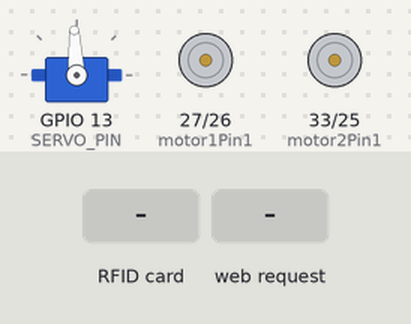
Bench run of a sketch on a simulated ESP32. Shown: servo, motor-driver pin pairs drawn as motors (green arrow = first pin HIGH = forward, orange = second pin HIGH = backward, longer = more drive, scaled by the enable pin). Inputs (shaded band) come from the test bench. WiFi joins after 1.5 s; servers stay silent unless stated; servo pulses on a pin are drawn as a servo (544–2400 µs = 0–180°); what the sketch prints to the serial monitor is not drawn.

Above: at 2.7 s.
2.8 s: RFID card 82 B3 6E 05 held to the reader
At 3.6 s:
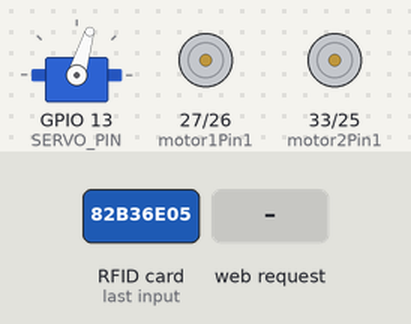
5.3 s: HTTP request GET /forward received
6.8 s: HTTP request GET /left received
8.3 s: HTTP request GET /right received
9.8 s: RFID card 82 B3 6E 05 held to the reader
At 10.1 s:
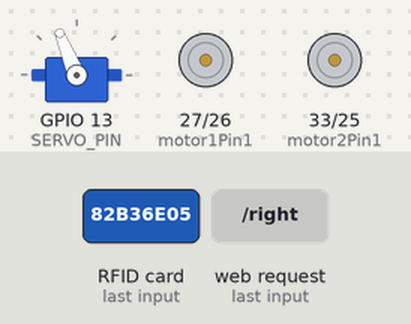
12.3 s: HTTP request GET /reverse received
Timing chart, 0 to 14.8 s (numbered marks = the images above; inputs shaded):
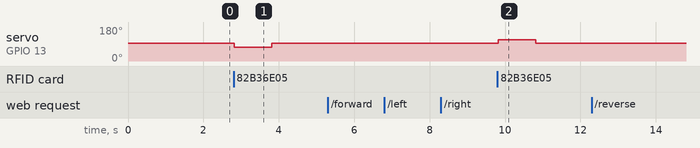

Measured:
- after the input at 2.8 s, servo on GPIO 13 (SERVO_PIN): 93° → 73° at once, → 93° 1.0 s later
- after the input at 9.8 s, servo on GPIO 13 (SERVO_PIN): 93° → 112° at once, → 93° 1.0 s later

The sketch:

food_delivery_robot.ino
```cpp
#include <SPI.h>
#include <MFRC522.h>
#include <WiFi.h>
#include <WebServer.h>

// ---------------------- RFID & Servo ----------------------
#define SS_PIN   5
#define RST_PIN 22
#define SERVO_PIN 13

MFRC522 mfrc522(SS_PIN, RST_PIN);

const int PWM_FREQ = 50;
const int PWM_RES  = 16;

// For continuous rotation
const int STOP_US = 1500;
const int FORWARD_US = 1300;  // spin one way
const int BACKWARD_US = 1700; // spin the other way

bool spinningForward = false;

// ---------------------- WiFi & Motor ----------------------
const char* ssid     = "DCL";
const char* password = "asad1234";

WebServer server(80);

// Motor 1
int motor1Pin1 = 27;
int motor1Pin2 = 26;
int enable1Pin = 14;

// Motor 2
int motor2Pin1 = 33;
int motor2Pin2 = 25;
int enable2Pin = 32;

// PWM for motors
const int motorFreq = 30000;
const int motorRes = 8;
int dutyCycle = 0;
String valueString = String(0);

// ---------------------- Functions ----------------------

// Servo movement
void moveServo(int pulseWidth) {
  int period = 1000000 / PWM_FREQ;
  uint32_t duty = (pulseWidth * ((1 << PWM_RES) - 1)) / period;
  ledcWrite(SERVO_PIN, duty);
}

// Web handlers
void handleRoot() {
  const char html[] PROGMEM = R"rawliteral(
  <!DOCTYPE HTML><html>
  <head>
    <meta name="viewport" content="width=device-width, initial-scale=1">
    <link rel="icon" href="data:,">
    <style>
      html { font-family: Helvetica; display: inline-block; margin: 0px auto; text-align: center; }
      .button { -webkit-user-select: none; -moz-user-select: none; -ms-user-select: none; user-select: none; background-color: #4CAF50; border: none; color: white; padding: 12px 28px; text-decoration: none; font-size: 26px; margin: 1px; cursor: pointer; }
      .button2 {background-color: #555555;}
    </style>
    <script>
      function moveForward() { fetch('/forward'); }
      function moveLeft() { fetch('/left'); }
      function stopRobot() { fetch('/stop'); }
      function moveRight() { fetch('/right'); }
      function moveReverse() { fetch('/reverse'); }
      function updateMotorSpeed(pos) {
        document.getElementById('motorSpeed').innerHTML = pos;
        fetch(`/speed?value=${pos}`);
      }
    </script>
  </head>
  <body>
    <h1>ESP32 Motor Control</h1>
    <p><button class="button" onclick="moveForward()">FORWARD</button></p>
    <div style="clear: both;">
      <p>
        <button class="button" onclick="moveLeft()">LEFT</button>
        <button class="button button2" onclick="stopRobot()">STOP</button>
        <button class="button" onclick="moveRight()">RIGHT</button>
      </p>
    </div>
    <p><button class="button" onclick="moveReverse()">REVERSE</button></p>
    <p>Motor Speed: <span id="motorSpeed">0</span></p>
    <input type="range" min="0" max="100" step="25" id="motorSlider" oninput="updateMotorSpeed(this.value)" value="0"/>
  </body>
  </html>)rawliteral";
  server.send(200, "text/html", html);
}

void handleForward() {
  digitalWrite(motor1Pin1, LOW);
  digitalWrite(motor1Pin2, HIGH);
  digitalWrite(motor2Pin1, LOW);
  digitalWrite(motor2Pin2, HIGH);
  server.send(200);
}

void handleLeft() {
  digitalWrite(motor1Pin1, LOW);
  digitalWrite(motor1Pin2, LOW);
  digitalWrite(motor2Pin1, LOW);
  digitalWrite(motor2Pin2, HIGH);
  server.send(200);
}

void handleStop() {
  digitalWrite(motor1Pin1, LOW);
  digitalWrite(motor1Pin2, LOW);
  digitalWrite(motor2Pin1, LOW);
  digitalWrite(motor2Pin2, LOW);
  server.send(200);
}

void handleRight() {
  digitalWrite(motor1Pin1, LOW);
  digitalWrite(motor1Pin2, HIGH);
  digitalWrite(motor2Pin1, LOW);
  digitalWrite(motor2Pin2, LOW);
  server.send(200);
}

void handleReverse() {
  digitalWrite(motor1Pin1, HIGH);
  digitalWrite(motor1Pin2, LOW);
  digitalWrite(motor2Pin1, HIGH);
  digitalWrite(motor2Pin2, LOW);
  server.send(200);
}

void handleSpeed() {
  if (server.hasArg("value")) {
    valueString = server.arg("value");
    int value = valueString.toInt();
    if (value == 0) {
      ledcWrite(enable1Pin, 0);
      ledcWrite(enable2Pin, 0);
      digitalWrite(motor1Pin1, LOW);
      digitalWrite(motor1Pin2, LOW);
      digitalWrite(motor2Pin1, LOW);
      digitalWrite(motor2Pin2, LOW);
    } else {
      dutyCycle = map(value, 25, 100, 200, 255);
      ledcWrite(enable1Pin, dutyCycle);
      ledcWrite(enable2Pin, dutyCycle);
    }
  }
  server.send(200);
}

// ---------------------- Setup ----------------------
void setup() {
  Serial.begin(115200);

  // ---------------------- RFID & Servo ----------------------
  SPI.begin(18, 19, 23, SS_PIN);
  mfrc522.PCD_Init();
  Serial.println("Continuous servo mode: scan card to toggle spin");
  ledcAttach(SERVO_PIN, PWM_FREQ, PWM_RES);
  moveServo(STOP_US);

  // ---------------------- Motors ----------------------
  pinMode(motor1Pin1, OUTPUT);
  pinMode(motor1Pin2, OUTPUT);
  pinMode(motor2Pin1, OUTPUT);
  pinMode(motor2Pin2, OUTPUT);
  ledcAttach(enable1Pin, motorFreq, motorRes);
  ledcAttach(enable2Pin, motorFreq, motorRes);
  ledcWrite(enable1Pin, 0);
  ledcWrite(enable2Pin, 0);

  // ---------------------- WiFi ----------------------
  WiFi.begin(ssid, password);
  while (WiFi.status() != WL_CONNECTED) {
    delay(500);
    Serial.print(".");
  }
  Serial.println("");
  Serial.println("WiFi connected. IP: " + WiFi.localIP().toString());

  // ---------------------- Web server ----------------------
  server.on("/", handleRoot);
  server.on("/forward", handleForward);
  server.on("/left", handleLeft);
  server.on("/stop", handleStop);
  server.on("/right", handleRight);
  server.on("/reverse", handleReverse);
  server.on("/speed", handleSpeed);
  server.begin();
}

// ---------------------- Loop ----------------------
void loop() {
  // ---------------------- RFID & Servo ----------------------
  if (mfrc522.PICC_IsNewCardPresent() && mfrc522.PICC_ReadCardSerial()) {
    String uid = "";
    for (byte i = 0; i < mfrc522.uid.size; i++) {
      if (mfrc522.uid.uidByte[i] < 0x10) uid += "0";
      uid += String(mfrc522.uid.uidByte[i], HEX);
      if (i < mfrc522.uid.size - 1) uid += ":";
    }
    uid.toUpperCase();
    Serial.print("Card UID: ");
    Serial.println(uid);

    if (uid == "82:B3:6E:05") {
      spinningForward = !spinningForward;
      if (spinningForward) {
        Serial.println("Spinning forward...");
        moveServo(FORWARD_US);
        delay(1000);
        moveServo(STOP_US);
      } else {
        Serial.println("Returning to start...");
        moveServo(BACKWARD_US);
        delay(1000);
        moveServo(STOP_US);
      }
    }

    mfrc522.PICC_HaltA();
    delay(1000);
  }

  // ---------------------- Web server ----------------------
  server.handleClient();
}
```
